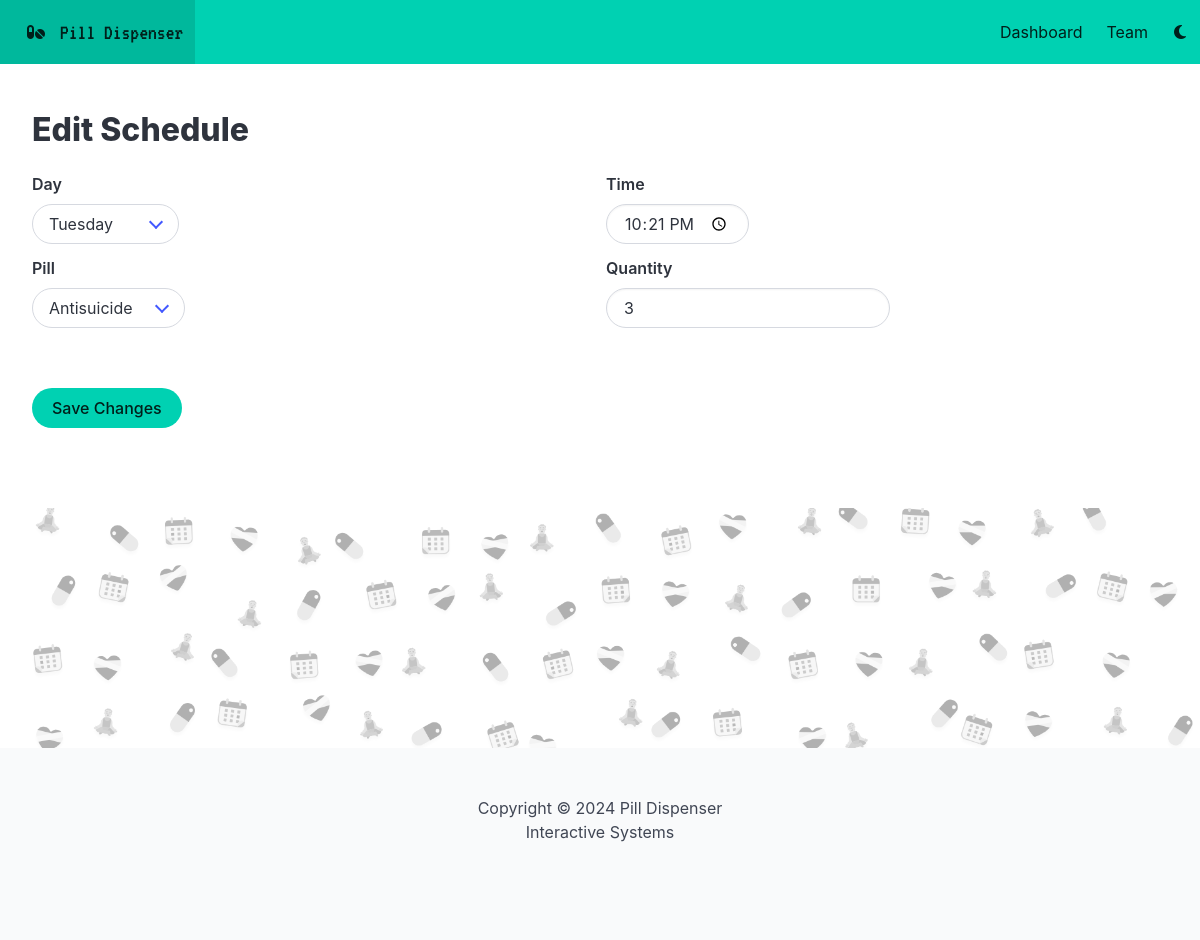
Before: /edit_schedule/2 with the older database file.
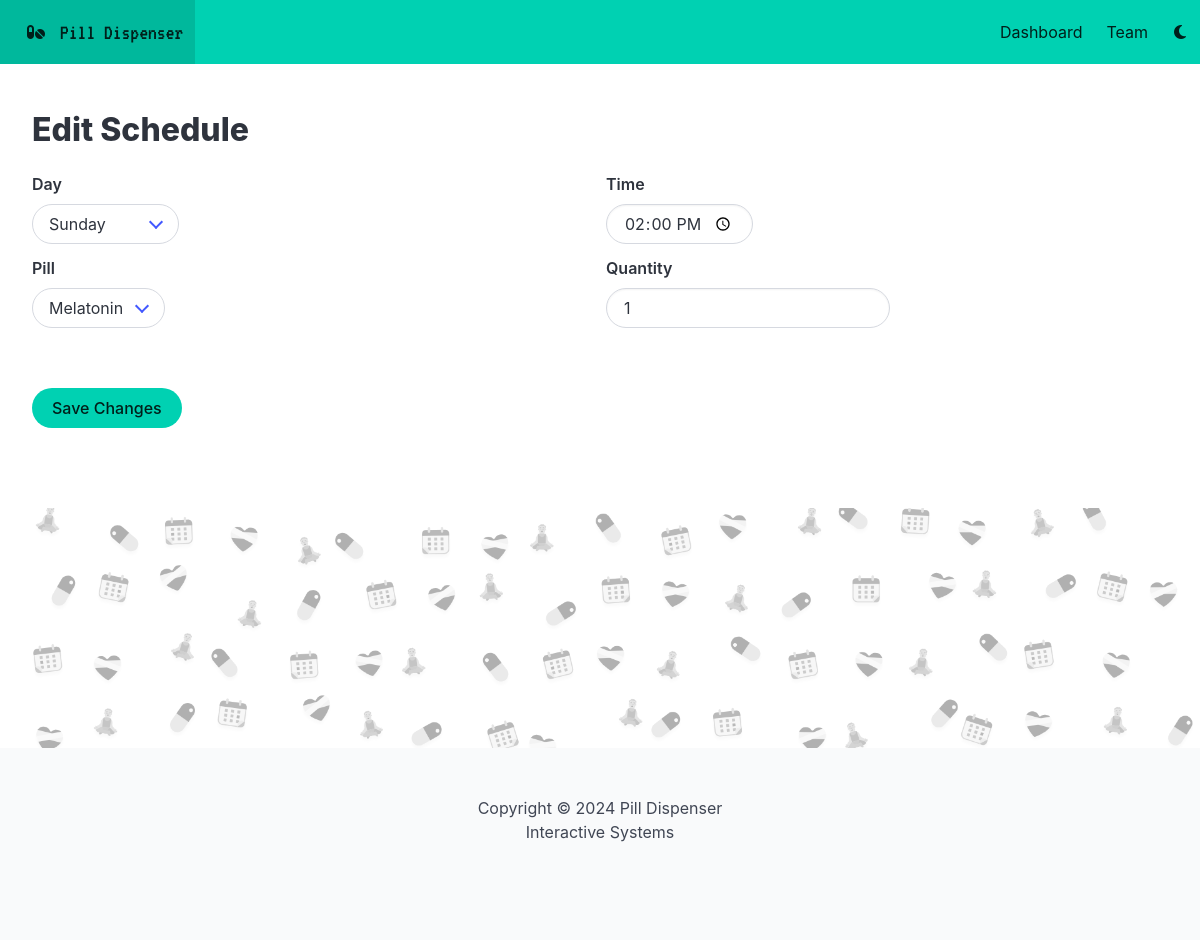
After: the same page with the newer database file.
### app.py (models this page shows)
class Schedule(db.Model):
    id = db.Column(db.Integer, primary_key=True)
    day = db.Column(db.String(10), nullable=False) # 'Monday', 'Tuesday', 'Wednesday', 'Thursday', 'Friday', 'Saturday', 'Sunday'
    time = db.Column(db.String(5), nullable=False) # '09:00', '12:00', '15:00', '18:00', '21:00'
    quantity = db.Column(db.Integer, nullable=False, default=1) # 1, 2, 3, 4, 5
    pill_id = db.Column(db.Integer, db.ForeignKey('pill.id'), nullable=False)
    logs = db.relationship('Log', backref='schedule', lazy=True)

class Pill(db.Model):
    id = db.Column(db.Integer, primary_key=True)
    name = db.Column(db.String(100), nullable=False)
    dosage = db.Column(db.String(20), nullable=False) # '1mg', '2mg', '3mg', '4mg', '5mg'
    tank = db.Column(db.String(1), nullable=False, default='a') # 'a', 'b'
    schedules = db.relationship('Schedule', backref='pill', lazy=True)

### app.py (the view, shortened to what this page needs)
@app.route('/edit_schedule/<int:schedule_id>', methods=['GET', 'POST'])
def edit_schedule(schedule_id):
    schedule = Schedule.query.get_or_404(schedule_id)
    pills = Pill.query.all()
    return render_template('edit_schedule.html', schedule=schedule, pills=pills)

### templates/edit_schedule.html (shortened to what this page needs)
{% extends 'base.html' %}
{% block body %}
<section class="mt-6">
    <h1 class="title">Edit Schedule</h1>
    <form action="/edit_schedule/{{ schedule.id }}" method="POST">
        <div class="fixed-grid">
            <div class="grid">
                <div class="cell">
                    <div class="field">
                        <label for="day" class="label">Day</label>
                        <div class="select is-rounded">
                            <select id="day" name="day" required>
                                <option value="Tuesday" {% if schedule.day == 'Tuesday' %} selected {% endif %}>Tuesday</option>
                                <option value="Sunday" {% if schedule.day == 'Sunday' %} selected {% endif %}>Sunday</option>
                            </select>
                        </div>
                    </div>
                </div>
                <div class="cell">
                    <div class="field">
                        <label for="time" class="label">Time</label>
                        <input class="input is-rounded" style="width: max-content;" type="time" id="time" name="time" value="{{ schedule.time }}">
                    </div>
                </div>
                <div class="cell">
                    <div class="field">
                        <label for="pill" class="label">Pill</label>
                        <div class="select is-rounded">
                            <select id="pill" name="pill_id" required>
                                {% for pill in pills %}
                                    <option value="{{ pill.id }}" {% if pill.id == schedule.pill_id %} selected {% endif %}>{{ pill.name }}</option>
                                {% endfor %}
                            </select>
                        </div>
                    </div>
                </div>
                <div class="cell">
                    <div class="field">
                        <label for="quantity" class="label">Quantity</label>
                        <input class="input is-rounded" style="width: max-content;" type="number" id="quantity" name="quantity" min="1" value="{{ schedule.quantity }}" required><br><br>
                    </div>
                </div>
            </div>
        </div>
        <button type="submit" class="button is-primary is-rounded mt-3">Save Changes</button>
    </form>
</section>
{% endblock %}

Changed rows visible on the page:
changed Schedule: day "Tuesday" → "Sunday"; time "22:21" → "14:00"; pill_id "Antisuicide" → "Melatonin"; quantity "3" → "1"
